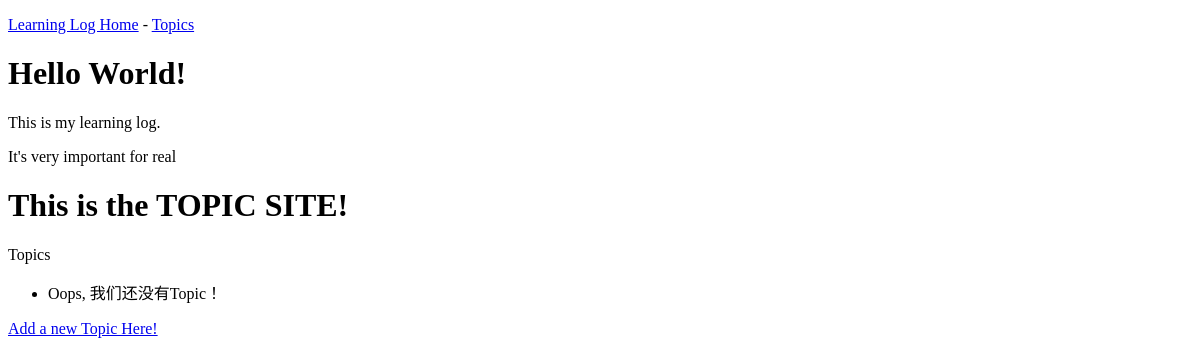
The page /topics/ on the database as committed earlier.
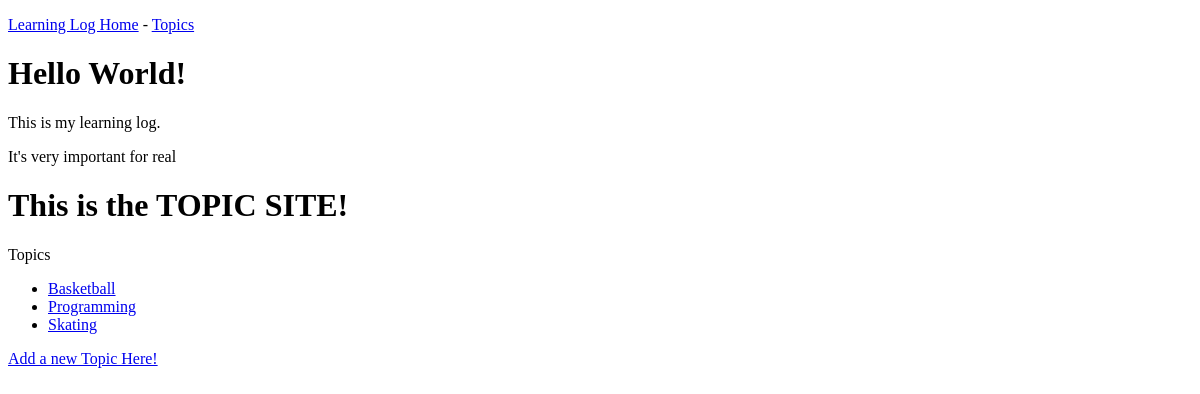
The same page on the database as committed later.
### learning_logs/models.py (models this page shows)
class Topic(models.Model):
    text = models.CharField(max_length=200)
    date_added = models.DateTimeField(auto_now_add=True)
    def __str__(self):
        return self.text

### learning_logs/views.py (the view)
# urls.py: url(r'^topics/$', views.topics, name='topics'),
def topics(request):
    topics = Topic.objects.order_by('date_added')
    context = {'topics':topics}
    return render(request, 'learning_logs/topics.html', context=context)

### learning_logs/templates/learning_logs/topics.html
{% extends "learning_logs/base.html" %}
{% block content %}
    <h1>This is the TOPIC SITE!</h1>
    <p>Topics</p>
    <ul>
        {% for topic in topics %}
            <li>
                <a href="{% url 'learning_logs:topic' topic.id %}">{{ topic }}</a>
            </li>
        {% empty %}
            <li>Oops, 我们还没有Topic！</li>
        {% endfor %}
    </ul>
    <a href="{% url 'learning_logs:new_topic' %}">Add a new Topic Here!</a>
{% endblock content %}

Rows that differ between the two databases and show on the page:
added Topic: text "Basketball"
added Topic: text "Programming"
added Topic: text "Skating"
Other text that changed with them:
text no longer shown: "Oops, 我们还没有Topic！"
